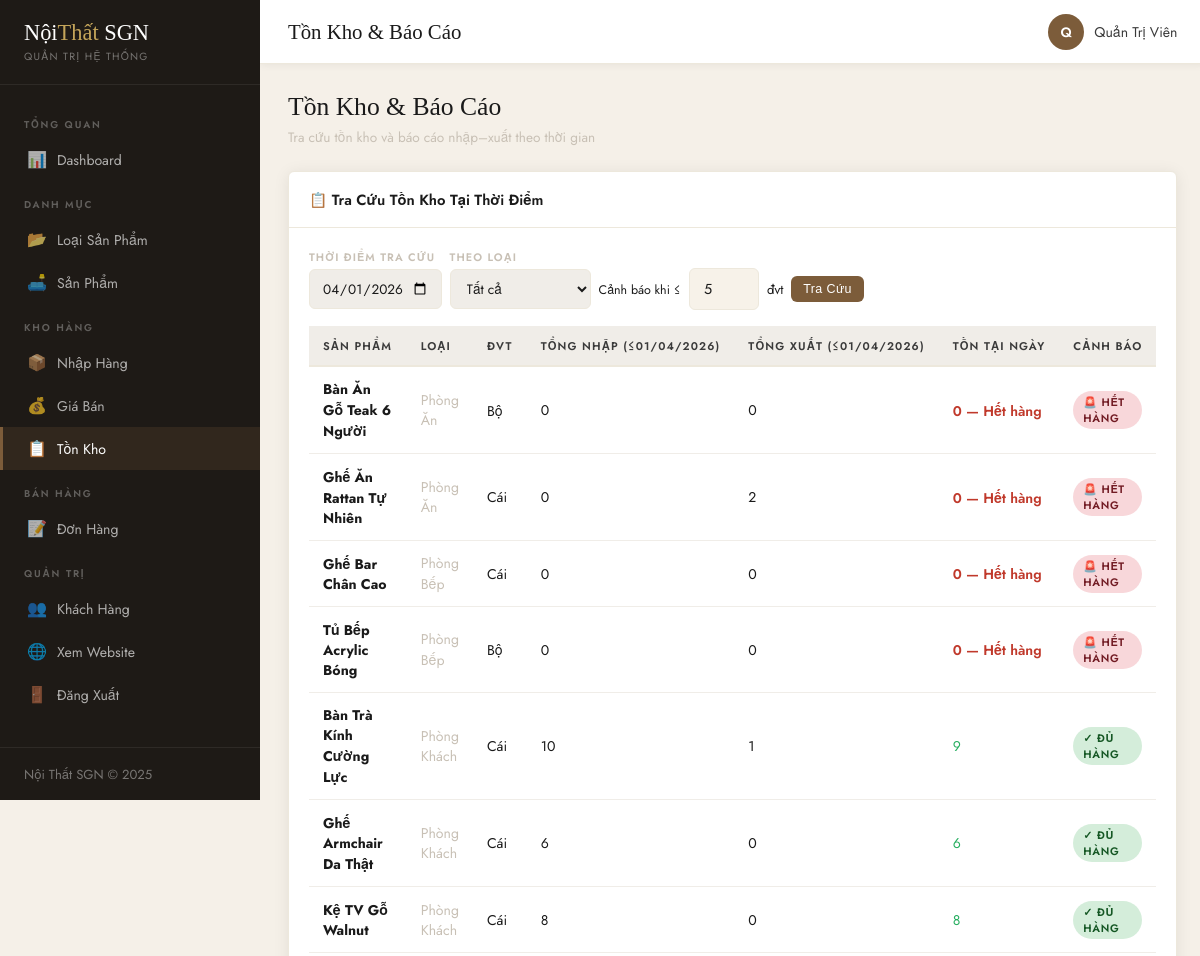
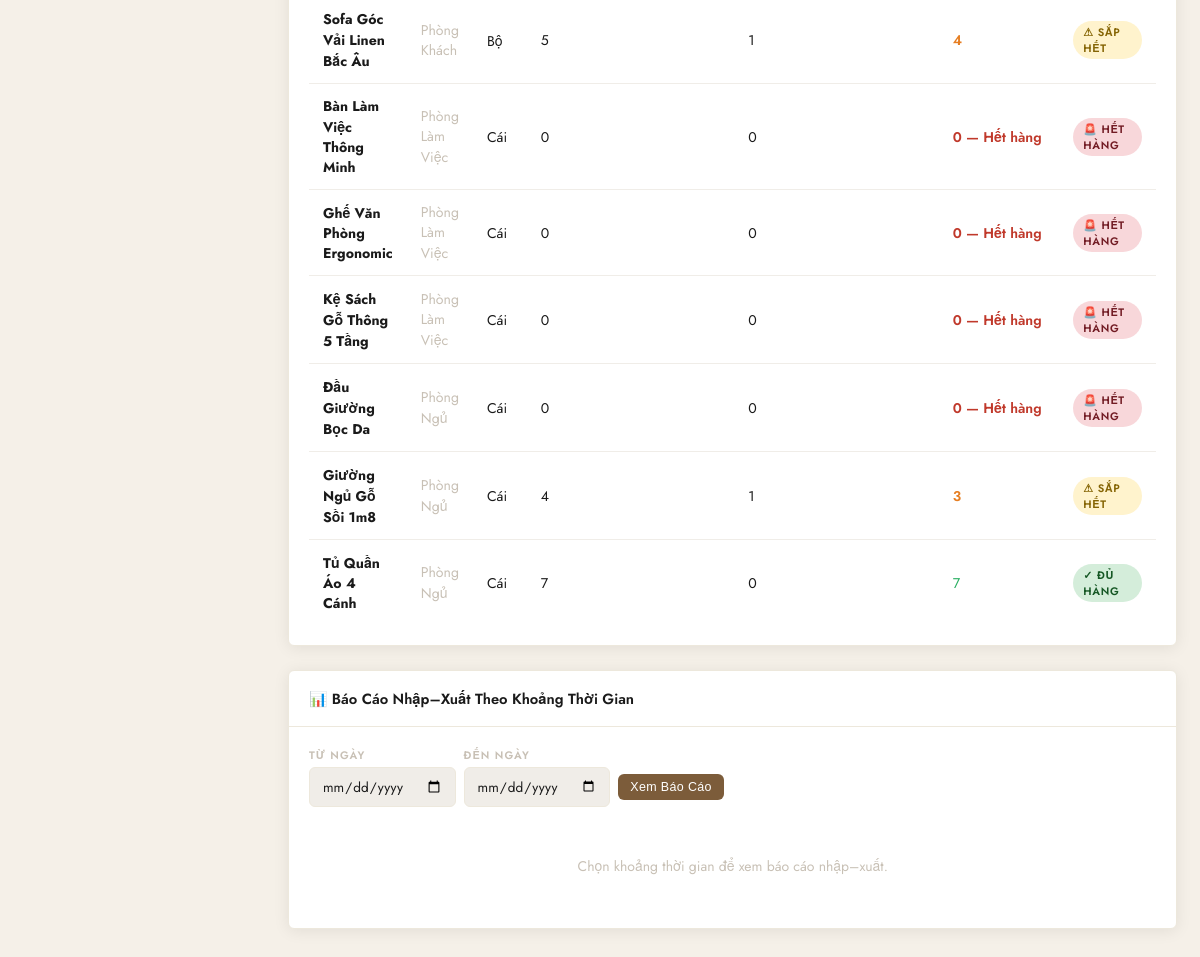
Page /admin/inventory.php (signed in) on the committed database (2 pictures, top to bottom).
### tables this page shows
CREATE TABLE san_pham (
    ma_sp       INT AUTO_INCREMENT PRIMARY KEY,
    ma_loai     INT NOT NULL,
    ten_sp      VARCHAR(200) NOT NULL,
    mo_ta       TEXT,
    don_vi_tinh VARCHAR(30) DEFAULT 'Cái',
    hinh        VARCHAR(255),
    tl_loi_nhuan DECIMAL(5,2) DEFAULT 20.00 COMMENT '% lợi nhuận mặc định',
    trang_thai  TINYINT(1) DEFAULT 1 COMMENT '1=đang bán, 0=ẩn',
    created_at  DATETIME DEFAULT CURRENT_TIMESTAMP,
    FOREIGN KEY (ma_loai) REFERENCES loai_sp(ma_loai) ON UPDATE CASCADE
);

CREATE TABLE loai_sp (
    ma_loai     INT AUTO_INCREMENT PRIMARY KEY,
    ten_loai    VARCHAR(100) NOT NULL,
    mo_ta       TEXT,
    trang_thai  TINYINT(1) DEFAULT 1 COMMENT '1=hiện, 0=ẩn',
    created_at  DATETIME DEFAULT CURRENT_TIMESTAMP
);

### admin/inventory.php (the view, shortened to what this page needs)
<?php
require_once __DIR__ . '/includes/header.php';
$threshold = (int)($_POST['threshold'] ?? $_GET['threshold'] ?? 5);
$f_loai   = (int)($_GET['loai'] ?? 0);
$f_from   = $_GET['from'] ?? '';
$f_to     = $_GET['to']   ?? '';
$f_date   = $_GET['date'] ?? date('Y-m-d');
$loai_filter = $f_loai ? "AND sp.ma_loai=$f_loai" : '';
$ton_query = "
    SELECT sp.ma_sp, sp.ten_sp, ls.ten_loai, sp.don_vi_tinh,
           COALESCE(SUM(CASE WHEN pn.trang_thai=1 AND pn.ngay_nhap<='$f_date' THEN cn.so_luong ELSE 0 END), 0) as tong_nhap,
           COALESCE((SELECT SUM(cd.so_luong) FROM chitiet_dh cd JOIN don_hang dh ON cd.ma_dh=dh.ma_dh WHERE cd.ma_sp=sp.ma_sp AND dh.trang_thai!='da_huy' AND DATE(dh.ngay_dat)<='$f_date'), 0) as tong_ban
    FROM san_pham sp
    JOIN loai_sp ls ON sp.ma_loai=ls.ma_loai
    LEFT JOIN chitiet_nhap cn ON sp.ma_sp=cn.ma_sp
    LEFT JOIN phieu_nhap pn ON cn.ma_phieu=pn.ma_phieu
    WHERE sp.trang_thai=1 $loai_filter
    GROUP BY sp.ma_sp
    ORDER BY ls.ten_loai, sp.ten_sp
";
$ton_result = $conn->query($ton_query);
$ton_data = [];
while ($row = $ton_result->fetch_assoc()) {
    $row['ton_tai_ngay'] = $row['tong_nhap'] - $row['tong_ban'];
    $ton_data[] = $row;
}
$bao_cao = null;
?>
<div class="mb-20">
    <h2 class="page-title">Tồn Kho & Báo Cáo</h2>
    <p class="page-sub">Tra cứu tồn kho và báo cáo nhập–xuất theo thời gian</p>
</div>
<div class="admin-card mb-24">
    <div class="admin-card-header"><h3>📋 Tra Cứu Tồn Kho Tại Thời Điểm</h3></div>
    <div class="admin-card-body">
        <form method="GET" class="d-flex gap-8 align-center flex-wrap mb-16">
            <div class="filter-item">
                <label>Thời điểm tra cứu</label>
                <input type="date" name="date" value="<?= $f_date ?>" max="<?= date('Y-m-d') ?>">
            </div>
            <div class="filter-item">
                <label>Theo loại</label>
                <select name="loai">
                    <option value="0">Tất cả</option>
                </select>
            </div>
            <div style="padding-top:20px;display:flex;gap:8px;align-items:center;">
                <label style="font-size:0.78rem;white-space:nowrap;">Cảnh báo khi ≤</label>
                <input type="number" name="threshold" value="<?= $threshold ?>" min="1" style="width:70px;" class="form-control">
                <span style="font-size:0.82rem;">đvt</span>
            </div>
            <div style="padding-top:20px;">
                <button type="submit" class="btn btn-primary btn-sm">Tra Cứu</button>
            </div>
        </form>
        <table class="data-table">
            <thead>
                <tr>
                    <th>Sản phẩm</th><th>Loại</th><th>ĐVT</th>
                    <th>Tổng nhập (≤<?= date('d/m/Y',strtotime($f_date)) ?>)</th>
                    <th>Tổng xuất (≤<?= date('d/m/Y',strtotime($f_date)) ?>)</th>
                    <th>Tồn tại ngày</th><th>Cảnh báo</th>
                </tr>
            </thead>
            <tbody>
                <?php foreach ($ton_data as $row): ?>
                <tr>
                    <td><strong><?= htmlspecialchars($row['ten_sp']) ?></strong></td>
                    <td class="text-muted"><?= htmlspecialchars($row['ten_loai']) ?></td>
                    <td><?= htmlspecialchars($row['don_vi_tinh']) ?></td>
                    <td><?= number_format($row['tong_nhap']) ?></td>
                    <td><?= number_format($row['tong_ban']) ?></td>
                    <td>
                        <?php $ton = $row['ton_tai_ngay']; ?>
                        <?php if ($ton <= 0): ?><span class="out-stock">0 — Hết hàng</span>
                        <?php elseif ($ton <= $threshold): ?><span class="low-stock"><?= $ton ?></span>
                        <?php else: ?><span class="in-stock"><?= $ton ?></span><?php endif; ?>
                    </td>
                    <td>
                        <?php if ($ton <= 0): ?><span class="badge badge-danger">🚨 Hết hàng</span>
                        <?php elseif ($ton <= $threshold): ?><span class="badge badge-warning">⚠ Sắp hết</span>
                        <?php else: ?><span class="badge badge-success">✓ Đủ hàng</span><?php endif; ?>
                    </td>
                </tr>
                <?php endforeach; ?>
            </tbody>
        </table>
    </div>
</div>
<div class="admin-card">
    <div class="admin-card-header"><h3>📊 Báo Cáo Nhập–Xuất Theo Khoảng Thời Gian</h3></div>
    <div class="admin-card-body">
        <form method="GET" class="d-flex gap-8 align-center flex-wrap mb-16">
            <div class="filter-item"><label>Từ ngày</label><input type="date" name="from" value="<?= $f_from ?>"></div>
            <div class="filter-item"><label>Đến ngày</label><input type="date" name="to" value="<?= $f_to ?>"></div>
            <div style="padding-top:20px;">
                <button type="submit" class="btn btn-primary btn-sm">Xem Báo Cáo</button>
            </div>
        </form>
        <?php if ($bao_cao): ?>
        <table class="data-table">
            <thead>
                <tr><th>Sản phẩm</th><th>Loại</th><th>Nhập trong kỳ</th><th>Xuất trong kỳ</th><th>Tồn hiện tại</th><th>Giá vốn BQ</th><th>Giá bán</th></tr>
            </thead>
            <tbody>
                <?php
                $total_nhap = $total_xuat = 0;
                while ($row = $bao_cao->fetch_assoc()):
                    $gia_ban = ($row['gia_von']??0) * (1 + ($row['tl_loi_nhuan']??20)/100);
                    $total_nhap += $row['tong_nhap_kc'];
                    $total_xuat += $row['tong_xuat_kc'];
                ?>
                <tr>
                    <td><strong><?= htmlspecialchars($row['ten_sp']) ?></strong></td>
                    <td class="text-muted"><?= htmlspecialchars($row['ten_loai']) ?></td>
                    <td><span style="color:var(--green);font-weight:600;">+<?= $row['tong_nhap_kc'] ?></span></td>
                    <td><span style="color:var(--red);font-weight:600;">−<?= $row['tong_xuat_kc'] ?></span></td>
                    <td><?php $ton = $row['ton_hien_tai']; ?>
                        <?php if ($ton<=0): ?><span class="out-stock">0</span>
                        <?php elseif($ton<=$threshold): ?><span class="low-stock"><?= $ton ?></span>
                        <?php else: ?><span class="in-stock"><?= $ton ?></span><?php endif; ?>
                    </td>
                    <td><?= number_format($row['gia_von']??0,0,',','.') ?> ₫</td>
                    <td class="fw-600 text-walnut"><?= number_format($gia_ban,0,',','.') ?> ₫</td>
                </tr>
                <?php endwhile; ?>
                <tr style="background:var(--gray-light);">
                    <td colspan="2" class="fw-600">TỔNG CỘNG TRONG KỲ</td>
                    <td class="fw-600" style="color:var(--green);">+<?= number_format($total_nhap) ?></td>
                    <td class="fw-600" style="color:var(--red);">−<?= number_format($total_xuat) ?></td>
                    <td colspan="3"></td>
                </tr>
            </tbody>
        </table>
        <?php else: ?>
        <p class="text-muted" style="text-align:center;padding:32px;">Chọn khoảng thời gian để xem báo cáo nhập–xuất.</p>
        <?php endif; ?>
    </div>
</div>
<?php require_once __DIR__ . '/includes/footer.php'; ?>

### assets/css/admin.css (style rules this page uses)
:root { --sidebar-w: 260px; --header-h: 64px; --cream: #F7F2E9; --charcoal: #1A1A1A; --charcoal-mid:#3A3A3A; --walnut: #7C5C3A; --gold: #C4A55A; --white: #FFFFFF; --gray-light: #F0EDE8; --gray-mid: #C8C0B5; --red: #C0392B; --green: #27AE60; --blue: #2980B9; --sidebar-bg: #1E1A16; --sidebar-text:rgba(255,255,255,0.65); --sidebar-hover:rgba(255,255,255,0.08); --sidebar-active:#7C5C3A; --cream-dark: #EDE8DC; --shadow: 0 2px 16px rgba(0,0,0,0.08); --radius: 6px; --transition: all 0.25s ease; --font-body: 'Jost','Helvetica Neue',sans-serif; --font-display:'Cormorant Garamond',Georgia,serif; }
*, *::before, *::after { box-sizing:border-box; margin:0; padding:0; }
body { font-family:var(--font-body); background:#F5F0E8; color:var(--charcoal); font-size:14px; }
.admin-card { background:var(--white); border:1px solid var(--cream-dark); border-radius:var(--radius); box-shadow:var(--shadow); margin-bottom:24px; }
.admin-card-header { padding:16px 20px; border-bottom:1px solid var(--cream-dark); display:flex; align-items:center; justify-content:space-between; flex-wrap:wrap; gap:12px; }
.admin-card-header h3 { font-family:var(--font-body); font-size:0.92rem; font-weight:600; color:var(--charcoal); }
.admin-card-body { padding:20px; }
.data-table { width:100%; border-collapse:collapse; font-size:0.88rem; }
.data-table th { background:var(--gray-light); padding:11px 14px; text-align:left; font-size:0.7rem; font-weight:600; letter-spacing:0.1em; text-transform:uppercase; color:var(--charcoal-mid); border-bottom:2px solid var(--cream-dark); white-space:nowrap; }
.data-table td { padding:12px 14px; border-bottom:1px solid var(--gray-light); vertical-align:middle; }
.data-table tr:last-child td { border-bottom:none; }
.btn { display:inline-flex; align-items:center; gap:6px; padding:8px 16px; border-radius:var(--radius); font-size:0.82rem; font-weight:500; cursor:pointer; border:none; transition:var(--transition); letter-spacing:0.03em; }
.btn-sm { padding:6px 12px; font-size:0.78rem; }
.btn-primary { background:var(--walnut); color:var(--white); }
.form-control { border:1px solid var(--cream-dark); border-radius:var(--radius); padding:10px 14px; font-size:0.9rem; color:var(--charcoal); background:var(--cream); outline:none; transition:var(--transition); font-family:var(--font-body); width:100%; }
.filter-item { display:flex; flex-direction:column; gap:4px; min-width:130px; }
.filter-item label { font-size:0.68rem; font-weight:600; letter-spacing:0.1em; text-transform:uppercase; color:var(--gray-mid); }
.filter-item input, .filter-item select { border:1px solid var(--cream-dark); border-radius:var(--radius); padding:8px 12px; font-size:0.85rem; background:var(--gray-light); color:var(--charcoal); outline:none; transition:var(--transition); font-family:var(--font-body); }
.badge { display:inline-block; padding:3px 10px; border-radius:20px; font-size:0.68rem; font-weight:600; letter-spacing:0.06em; text-transform:uppercase; }
.badge-success { background:#D4EDDA; color:#155724; }
.badge-warning { background:#FFF3CD; color:#856404; }
.badge-danger { background:#F8D7DA; color:#721C24; }
.low-stock { color:#E67E22; font-weight:600; }
.out-stock { color:var(--red); font-weight:600; }
.in-stock { color:var(--green); }
.page-title { font-family:var(--font-display); font-size:1.6rem; font-weight:400; margin-bottom:4px; }
.page-sub { color:var(--gray-mid); font-size:0.85rem; margin-bottom:24px; }
.text-muted { color:var(--gray-mid); }
.d-flex { display:flex; }
.gap-8 { gap:8px; }
.align-center { align-items:center; }
.mb-16 { margin-bottom:16px; }
.mb-20 { margin-bottom:20px; }

### rows in the picture
san_pham: ten_sp "Bàn Ăn Gỗ Teak 6 Người", ma_loai.ten_loai "Phòng Ăn", don_vi_tinh "Bộ", tong_nhap "0", tong_ban "0", shows "0 — Hết hàng", shows "🚨 HẾT HÀNG"
san_pham: ten_sp "Ghế Ăn Rattan Tự Nhiên", ma_loai.ten_loai "Phòng Ăn", don_vi_tinh "Cái", tong_nhap "0", tong_ban "2", shows "0 — Hết hàng", shows "🚨 HẾT HÀNG"
san_pham: ten_sp "Ghế Bar Chân Cao", ma_loai.ten_loai "Phòng Bếp", don_vi_tinh "Cái", tong_nhap "0", tong_ban "0", shows "0 — Hết hàng", shows "🚨 HẾT HÀNG"
san_pham: ten_sp "Tủ Bếp Acrylic Bóng", ma_loai.ten_loai "Phòng Bếp", don_vi_tinh "Bộ", tong_nhap "0", tong_ban "0", shows "0 — Hết hàng", shows "🚨 HẾT HÀNG"
san_pham: ten_sp "Bàn Trà Kính Cường Lực", ma_loai.ten_loai "Phòng Khách", don_vi_tinh "Cái", tong_nhap "10", tong_ban "1", ton "9", shows "✓ ĐỦ HÀNG"
san_pham: ten_sp "Ghế Armchair Da Thật", ma_loai.ten_loai "Phòng Khách", don_vi_tinh "Cái", tong_nhap "6", tong_ban "0", ton "6", shows "✓ ĐỦ HÀNG"
san_pham: ten_sp "Kệ TV Gỗ Walnut", ma_loai.ten_loai "Phòng Khách", don_vi_tinh "Cái", tong_nhap "8", tong_ban "0", ton "8", shows "✓ ĐỦ HÀNG"
san_pham: ten_sp "Sofa Góc Vải Linen Bắc Âu", ma_loai.ten_loai "Phòng Khách", don_vi_tinh "Bộ", tong_nhap "5", tong_ban "1", ton "4", shows "⚠ SẮP HẾT"
san_pham: ten_sp "Bàn Làm Việc Thông Minh", ma_loai.ten_loai "Phòng Làm Việc", don_vi_tinh "Cái", tong_nhap "0", tong_ban "0", shows "0 — Hết hàng", shows "🚨 HẾT HÀNG"
san_pham: ten_sp "Ghế Văn Phòng Ergonomic", ma_loai.ten_loai "Phòng Làm Việc", don_vi_tinh "Cái", tong_nhap "0", tong_ban "0", shows "0 — Hết hàng", shows "🚨 HẾT HÀNG"
san_pham: ten_sp "Kệ Sách Gỗ Thông 5 Tầng", ma_loai.ten_loai "Phòng Làm Việc", don_vi_tinh "Cái", tong_nhap "0", tong_ban "0", shows "0 — Hết hàng", shows "🚨 HẾT HÀNG"
san_pham: ten_sp "Đầu Giường Bọc Da", ma_loai.ten_loai "Phòng Ngủ", don_vi_tinh "Cái", tong_nhap "0", tong_ban "0", shows "0 — Hết hàng", shows "🚨 HẾT HÀNG"
san_pham: ten_sp "Giường Ngủ Gỗ Sồi 1m8", ma_loai.ten_loai "Phòng Ngủ", don_vi_tinh "Cái", tong_nhap "4", tong_ban "1", ton "3", shows "⚠ SẮP HẾT"
san_pham: ten_sp "Tủ Quần Áo 4 Cánh", ma_loai.ten_loai "Phòng Ngủ", don_vi_tinh "Cái", tong_nhap "7", tong_ban "0", ton "7", shows "✓ ĐỦ HÀNG"

### other values in the picture
$page_title "Tồn Kho & Báo Cáo"
mb_substr($admin_name,0,1,'UTF-8') "Q"
$admin_name "Quản Trị Viên"
